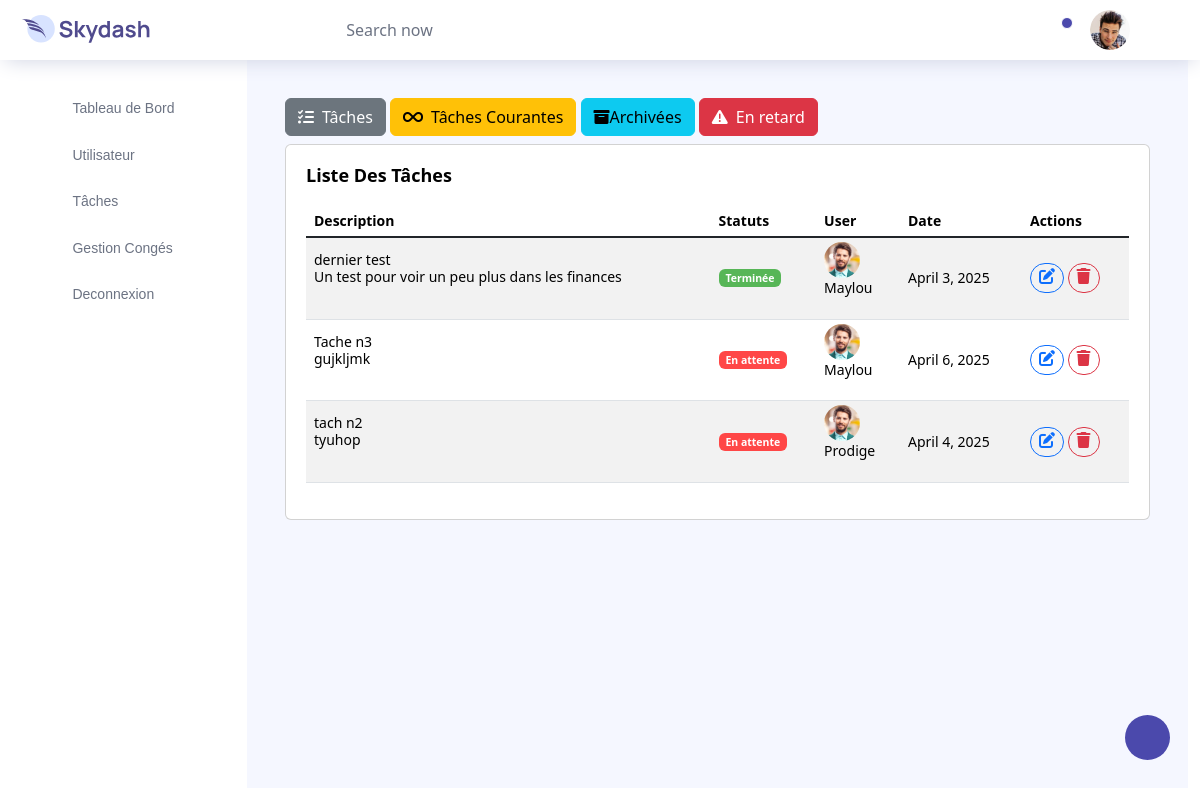
/tasks/listtasks (signed in), run on the app's committed database.
### Taches/models.py (models this page shows, shortened)
class Tache(models.Model):
    STATUT_CHOICES = [
        ('en_attente', 'En attente'),
        ('en_cours', 'En cours'),
        ('terminee', 'Terminée'),
    ]
    ARCHIVE_CHOICES = [
        ('oui', 'Oui'),
        ('non', 'Non'),
    ]
    titre = models.CharField(max_length=255)
    description = models.TextField()
    statut = models.CharField(max_length=20, choices=STATUT_CHOICES, default='en_attente')
    user = models.ForeignKey(Utilisateur, on_delete=models.CASCADE, related_name='taches')
    archive = models.CharField(max_length=10, choices=ARCHIVE_CHOICES, default='non')  # Statut d'archivage
    mention_archive = models.TextField(null=True, blank=True)  # Explication de l'archivage
    date_limite = models.DateField(null=True, blank=True)  # Date limite pour terminer la tâche
    date_creation = models.DateTimeField(auto_now_add=True)  # Date de création automatique

### User/models.py (models this page shows, shortened)
class Utilisateur(AbstractUser):
    SEXE_CHOICES = (('M', 'Masculin'), ('F', 'Féminin'))
    ROLE_CHOICES = (('employe', 'Employé'), ('manager', 'Manager'))
    nom_complet = models.CharField(max_length=255)
    email = models.EmailField(unique=True)
    sexe = models.CharField(max_length=1, choices=SEXE_CHOICES)
    matricule = models.CharField(max_length=20, unique=True)
    telephone = models.CharField(max_length=20, unique=True)
    adresse = models.TextField()
    date_naissance=models.DateField(null=True, blank=True)
    role = models.CharField(max_length=10, choices=ROLE_CHOICES, default="employe")
    REQUIRED_FIELDS = [  "nom_complet","email", "sexe","matricule", "adresse", "telephone", "role"]

### Taches/views.py (the view)
# urls.py: path('listtasks', views.listtasks, name='listtasks'),
@login_required
def listtasks(request):
    taches= Tache.objects.all().filter(archive='non')
    return render (request, 'admin/gestiontaches/listache.html',{"taches":taches})

### templates/admin/gestiontaches/listache.html (shortened to what this page needs)
{% extends 'admin/base.html' %}
{% load static %}
{% block content %}
<div class="d-flex flex-wrap justify-content-between mb-2">
  <div class="filter-buttons">
    <a href="{%url 'listtasks' %}" class="btn btn-secondary btn-custom">
      <i class="fas fa-tasks me-2"></i>Tâches
    </a>
    <a
      href="{%url 'courant' %}"
      class="btn btn-warning btn-custom">
      <i class="fas fa-infinity me-2"></i>Tâches Courantes
    </a>
    <a
      href="{%url 'archive' %}"
      class="btn btn-info btn-custom">
      <i class="fas fa-box-archive"></i>Archivées
    </a>
    <a
      href="{%url 'retard' %}"
      class="btn btn-danger btn-custom">
      <i class="fas fa-exclamation-triangle me-2"></i>En retard
    </a>
  </div>
</div>
<div class="row">
    <div class="col-md-12 grid-margin stretch-card">
        <div class="card">
          <div class="card-body">
            <h4 class="card-title">Liste des Tâches</h4>
            <div class="table-responsive">
              <table class="table table-striped">
                <thead>
                  <tr>
                      <th>Description</th>
                      <th>Statuts</th>
                      <th>User</th>
                    <th>Date</th>
                    <th>Actions</th>
                  </tr>
                </thead>
                <tbody>
                  {% for tache in taches %}
                  <tr>
                    <td>
                        {{tache.titre}}
                    <p>{{tache.description}}</p>
                    </td>
                    <td>
                        {% if tache.statut == 'terminee' %}
                            <label class="badge badge-success">Terminée</label>
                        {% elif tache.statut == 'en_cours' %}
                            <label class="badge badge-warning">En cours</label>
                        {% else %}
                            <label class="badge badge-danger">En attente</label>
                        {% endif %}
                    </td>
                    <td class="py-1">
                      <img src=" {% static 'images/faces/face1.jpg' %} " alt="image"/>
                      <br>
                      <p> {{tache.user.username}} </p>
                    </td>
                    <td>{{tache.date_limite}}</td>
                    <td>
                        <a href="{% url 'edittask' tache.id   %}" class="btn btn-sm btn-outline-primary">
                          <i class="fas fa-edit"></i>
                        </a>
                        <a href="{%url 'delete_task' tache.id %}" class="btn btn-sm btn-outline-danger" >
                          <i class="fas fa-trash"></i>
                        </a>
                    </td>
                  </tr>
                  {% endfor %}
                </tbody>
              </table>
            </div>
          </div>
        </div>
    </div>
</div>
{% endblock %}

### data on the page
Tache: titre "dernier test", description "Un test pour voir un peu plus dans les finances", statut "Terminée", user.username "Maylou", date_limite "April 3, 2025"
Tache: titre "Tache n3", description "gujkljmk", statut "En attente", user.username "Maylou", date_limite "April 6, 2025"
Tache: titre "tach n2", description "tyuhop", statut "En attente", user.username "Prodige", date_limite "April 4, 2025"
